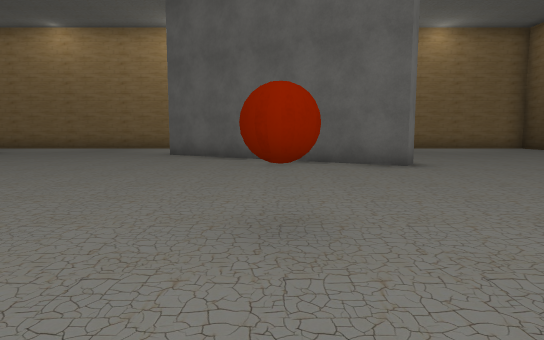
[1] (above)

18 first-person views from a walk through a 3-D level made in the Unity game engine. The camera is 1.2 m above the floor, tilts 6° down and sees 75° across. The floor is counted in squares, 2 m on a side. Each view is taken from the middle of a square. On the plan, view 1 faces up. The plan holds only what a view shows up to about 10 squares ahead; the rest is blank. The player character is not drawn. Some surface patterns are stand-ins.

[2]
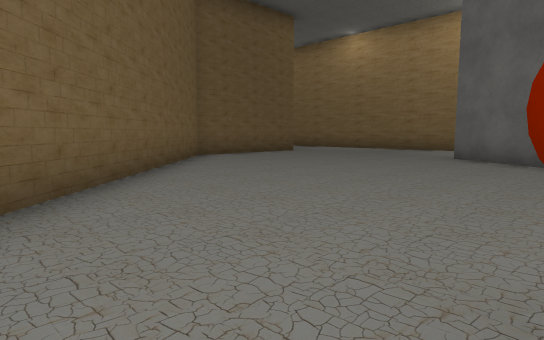

[3]
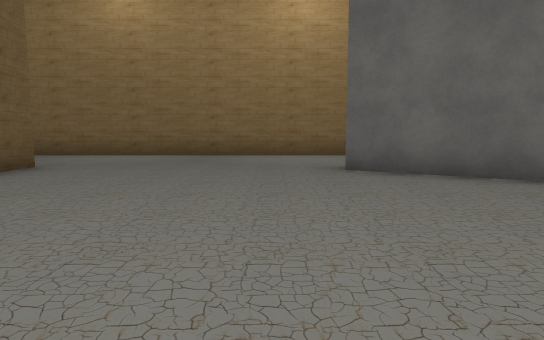

[4]
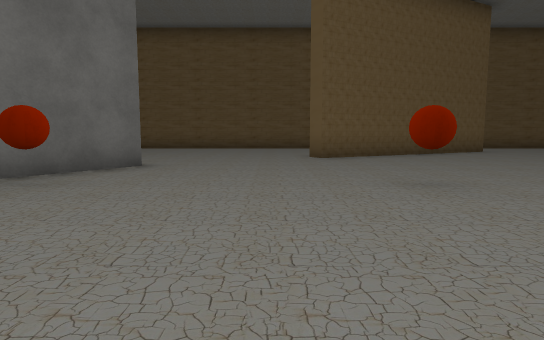

[5]
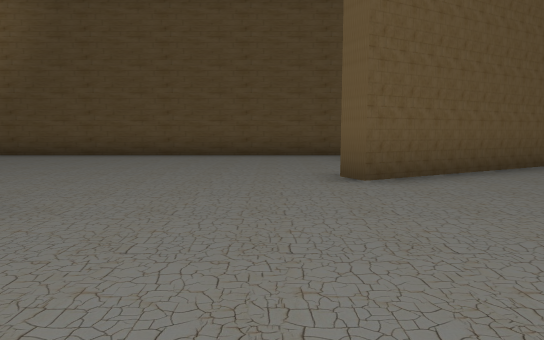

[6]
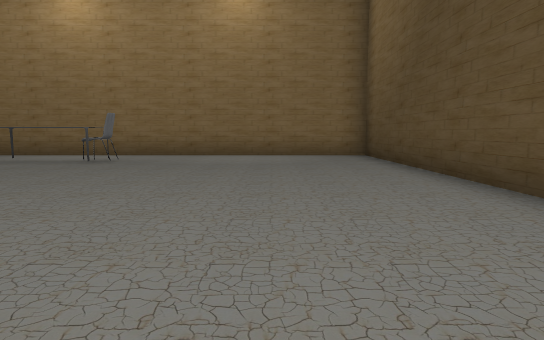

[7]
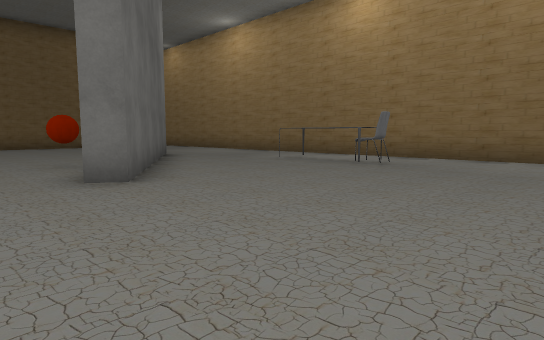

[8]
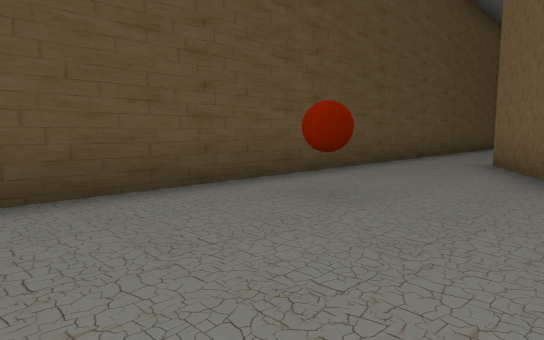

[9]
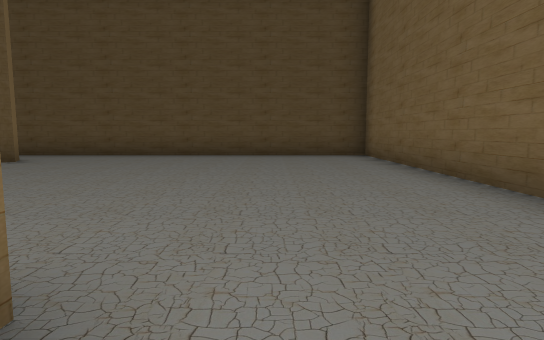

[10]
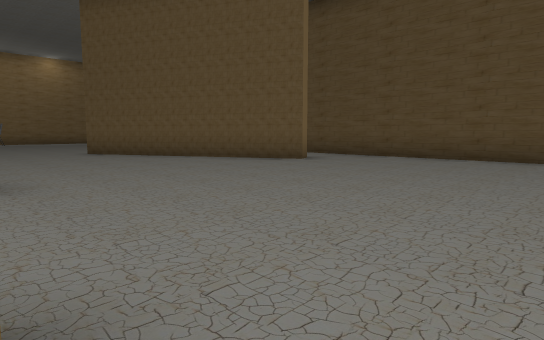

[11]
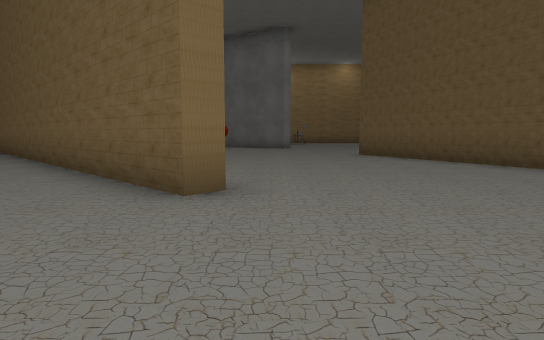

[12]
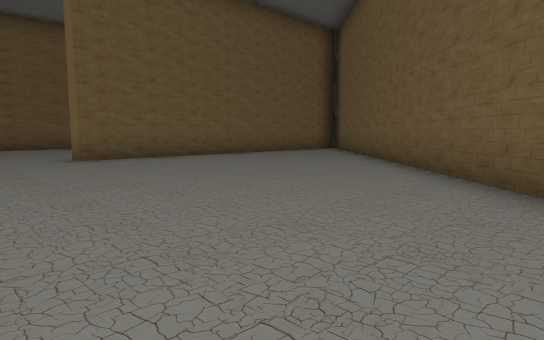

[13]
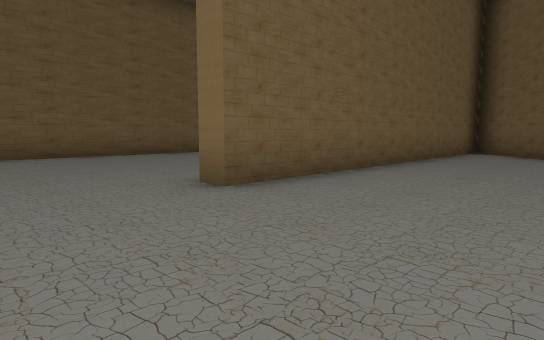

[14]
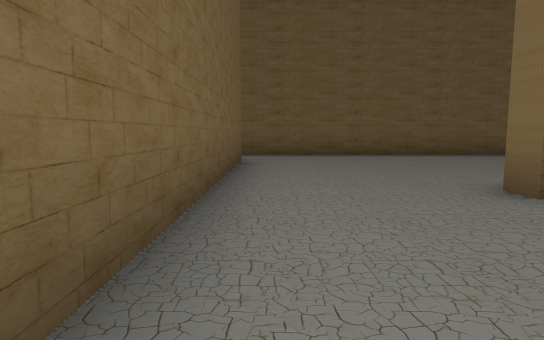

[15]
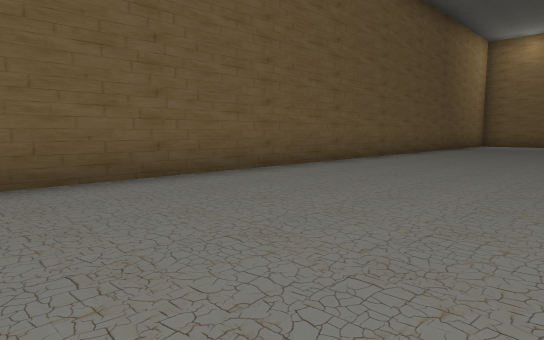

[16]
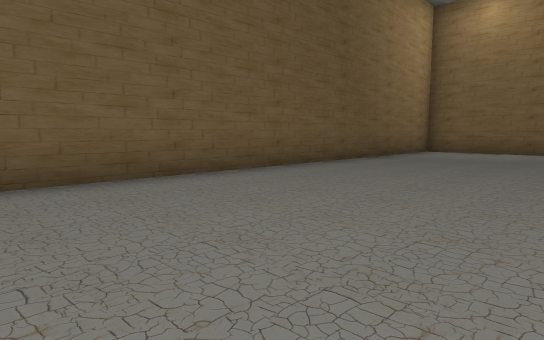

[17]
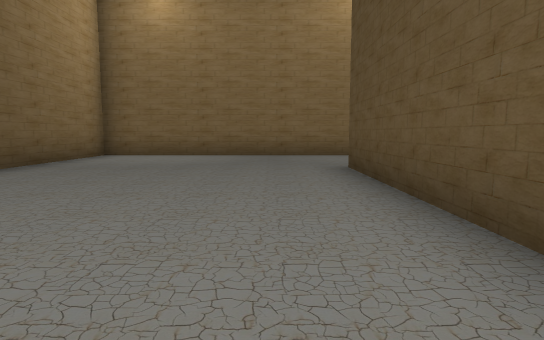

[18]
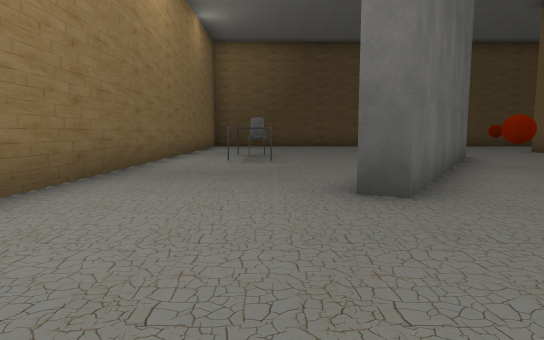

### Floor plan
Points are (right, up) in squares from view 1. A wall is a line through its corners. A room is listed if a view was taken in it or the views show most of it. See-through windows are left out.
Room 1 (views 1, 2, 3, 4, 5, 6, 7, 8, 9, 10, 11, 12, 13, 14, 15, 16, 17, 18)
walls: (1.6, -3.3) (1.2, -3.7) (-7.9, 5.4); (-8.2, 5.1) (-8.2, -3.6) (-8.8, -3.6); (-8.7, 5.6) (-8.7, 10.2); (-2.2, 10) (2.7, 6.8) (2.4, 6.4) (-2.8, 9.7) (-2.5, 10.2); (-8.2, 7.1) (-8.2, 6.4) (-3.2, 1.4); (6.7, -0.5) (7.7, -2.5) (7.3, -2.7) (4.4, 2.8) (4.9, 3.1); (-8.2, 10.2) (-8.2, 9.4); (3.1, -10.5) (9.5, -10.5) (9.5, 13.5) (-14.5, 13.5) (-14.5, -6.9); (-12.8, -6.7) (-5.8, -6.7)
objects: ball (0, 2); ball (0, 7); table (2, 11) to (3, 12); chair (3, 11); ball (8, 2)

Where each view was taken, in squares from view 1:
view 1: 0 up, 0 right, facing up
view 2: 1 up, 0 right, facing up-left
view 3: 4 up, 4 left, facing up
view 4: 4 up, 4 left, facing right
view 5: 4 up, 0 right, facing right
view 6: 4 up, 7 right, facing up
view 7: 5 up, 7 right, facing up-left
view 8: 5 up, 6 right, facing down-right
view 9: 8 down, 0 right, facing right
view 10: 8 down, 1 right, facing up-right
view 11: 7 down, 2 right, facing up
view 12: 6 down, 0 right, facing up-left
view 13: 6 down, 5 left, facing up-left
view 14: 6 down, 5 left, facing left
view 15: 4 down, 10 left, facing up-left
view 16: 2 up, 10 left, facing up-left
view 17: 4 up, 10 left, facing up
view 18: 11 up, 6 left, facing right
